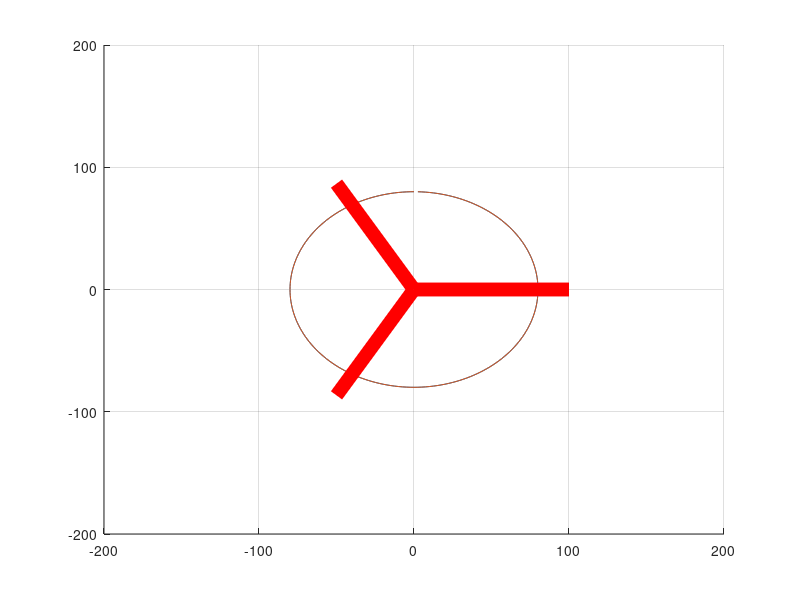

Write MATLAB code to recreate this figure. (Note: this script raises an error after producing the figure.)
d1=100;
L1=100;
L2=200;
or=[0 0 0]';
E1=[d1 0 0]';

RZ120=[cos(-4*pi/3) -sin(-4*pi/3) 0
        sin(-4*pi/3) cos(-4*pi/3) 0
        0 0 1];
RZ240=[cos(4*pi/3) -sin(4*pi/3) 0
        sin(4*pi/3) cos(4*pi/3) 0
        0 0 1];    
E2=RZ120*E1;
E3=RZ240*E1;

for i=1:1:200
    circle(i,1)=80*sin(i/200*2*pi);
    circle(i,2)=80*cos(i/200*2*pi);
    circle(i,3)=-200;
end

hold on
axis([-200 200 -200 200 -300 100]);
grid on
plot3(circle(:,1),circle(:,2),circle(:,3));

while(1)
    for i=1:1:200
        plot3([or(1),E1(1)],[or(2),E1(2)],[or(3),E1(3)],'r','linewidth',10);
        hold on
        plot3(circle(:,1),circle(:,2),circle(:,3));
        axis([-200 200 -200 200 -300 100]);
        grid on
        
        
        plot3([or(1),E2(1)],[or(2),E2(2)],[or(3),E2(3)],'r','linewidth',10);
        plot3([or(1),E3(1)],[or(2),E3(2)],[or(3),E3(3)],'r','linewidth',10);
        X=circle(i,1);
        Y=circle(i,2);
        Z=circle(i,3);
        d2=20;
        d=d2-d1;
        E4=[X,Y,Z]';
        E41=[X+d2,Y,Z]';
        E42=[X-d2*sin(pi/6),Y+d2*cos(pi/6),Z]';
        E43=[X-d2*sin(pi/6),Y-d2*cos(pi/6),Z]';
        plot3([E4(1),E41(1)],[E4(2),E41(2)],[E4(3),E41(3)],'B','linewidth',10);
        plot3([E4(1),E42(1)],[E4(2),E42(2)],[E4(3),E42(3)],'B','linewidth',10);
        plot3([E4(1),E43(1)],[E4(2),E43(2)],[E4(3),E43(3)],'B','linewidth',10);
        E42D=RZ240*E42;
        E43D=RZ120*E43;
        FT1=acos((E41(1)-d1)/sqrt((E41(1)-d1).^2+E41(3).^2))-pi;
        TH1=-asin((L1.^2-L2.^2+(E41(1)-d1).^2+E41(2).^2+E41(3).^2)/(2*L1*sqrt((E41(1)-d1).^2+E41(3).^2)))-FT1;
        
        FT2=acos((E42D(1)-d1)/sqrt((E42D(1)-d1).^2+E42D(3).^2))-pi;
        TH2=-asin((L1.^2-L2.^2+(E42D(1)-d1).^2+E42D(2).^2+E42D(3).^2)/(2*L1*sqrt((E42D(1)-d1).^2+E42D(3).^2)))-FT2;
        
        FT3=acos((E43D(1)-d1)/sqrt((E43D(1)-d1).^2+E43D(3).^2))-pi;
        TH3=-asin((L1.^2-L2.^2+(E43D(1)-d1).^2+E43D(2).^2+E43D(3).^2)/(2*L1*sqrt((E43D(1)-d1).^2+E43D(3).^2)))-FT3;
        
        E51=[d1+L1*sin(TH1),0,-L1*cos(TH1)]';
        E52D=[d1+L1*sin(TH2),0,-L1*cos(TH2)]';
        E52=RZ120*E52D;
        E53D=[d1+L1*sin(TH3),0,-L1*cos(TH3)]';
        E53=RZ240*E53D;
        plot3([E51(1),E1(1)],[E51(2),E1(2)],[E51(3),E1(3)],'K','linewidth',5);
        plot3([E51(1),E41(1)],[E51(2),E41(2)],[E51(3),E41(3)],'G','linewidth',6);
        
        plot3([E52(1),E2(1)],[E52(2),E2(2)],[E52(3),E2(3)],'K','linewidth',5);
        plot3([E52(1),E42(1)],[E52(2),E42(2)],[E52(3),E42(3)],'G','linewidth',6);
        
        plot3([E53(1),E3(1)],[E53(2),E3(2)],[E53(3),E3(3)],'K','linewidth',5);
        plot3([E53(1),E43(1)],[E53(2),E43(2)],[E53(3),E43(3)],'G','linewidth',6);
        pause(0.01);
        clf
             

    end
end
